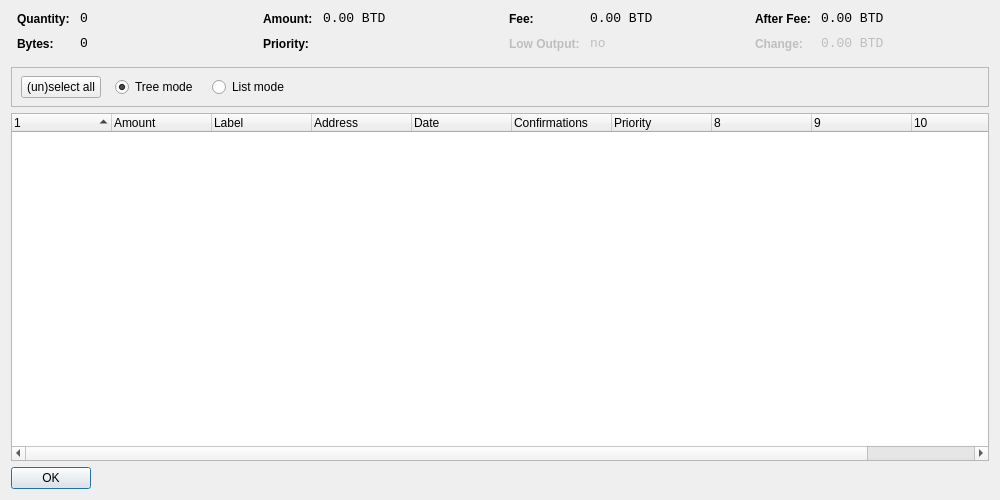
<?xml version="1.0" encoding="UTF-8"?>
<ui version="4.0">
 <class>CoinControlDialog</class>
 <widget class="QDialog" name="CoinControlDialog">
  <property name="geometry">
   <rect>
    <x>0</x>
    <y>0</y>
    <width>1000</width>
    <height>500</height>
   </rect>
  </property>
  <property name="windowTitle">
   <string>Coin Control</string>
  </property>
  <layout class="QVBoxLayout" name="verticalLayout">
   <item>
    <layout class="QHBoxLayout" name="horizontalLayoutTop" stretch="0,0,0,0">
     <property name="topMargin">
      <number>0</number>
     </property>
     <property name="bottomMargin">
      <number>10</number>
     </property>
     <item>
      <layout class="QFormLayout" name="formLayoutCoinControl1">
       <property name="horizontalSpacing">
        <number>10</number>
       </property>
       <property name="verticalSpacing">
        <number>10</number>
       </property>
       <property name="leftMargin">
        <number>6</number>
       </property>
       <property name="rightMargin">
        <number>6</number>
       </property>
       <item row="0" column="0">
        <widget class="QLabel" name="labelCoinControlQuantityText">
         <property name="styleSheet">
          <string notr="true">font-weight:bold;</string>
         </property>
         <property name="text">
          <string>Quantity:</string>
         </property>
        </widget>
       </item>
       <item row="0" column="1">
        <widget class="QLabel" name="labelCoinControlQuantity">
         <property name="font">
          <font>
           <family>Monospace</family>
           <pointsize>10</pointsize>
          </font>
         </property>
         <property name="cursor">
          <cursorShape>IBeamCursor</cursorShape>
         </property>
         <property name="contextMenuPolicy">
          <enum>Qt::ActionsContextMenu</enum>
         </property>
         <property name="text">
          <string notr="true">0</string>
         </property>
         <property name="textInteractionFlags">
          <set>Qt::LinksAccessibleByMouse|Qt::TextSelectableByKeyboard|Qt::TextSelectableByMouse</set>
         </property>
        </widget>
       </item>
       <item row="1" column="0">
        <widget class="QLabel" name="labelCoinControlBytesText">
         <property name="styleSheet">
          <string notr="true">font-weight:bold;</string>
         </property>
         <property name="text">
          <string>Bytes:</string>
         </property>
        </widget>
       </item>
       <item row="1" column="1">
        <widget class="QLabel" name="labelCoinControlBytes">
         <property name="font">
          <font>
           <family>Monospace</family>
           <pointsize>10</pointsize>
          </font>
         </property>
         <property name="cursor">
          <cursorShape>IBeamCursor</cursorShape>
         </property>
         <property name="contextMenuPolicy">
          <enum>Qt::ActionsContextMenu</enum>
         </property>
         <property name="text">
          <string notr="true">0</string>
         </property>
         <property name="textInteractionFlags">
          <set>Qt::LinksAccessibleByMouse|Qt::TextSelectableByKeyboard|Qt::TextSelectableByMouse</set>
         </property>
        </widget>
       </item>
      </layout>
     </item>
     <item>
      <layout class="QFormLayout" name="formLayoutCoinControl2">
       <property name="horizontalSpacing">
        <number>10</number>
       </property>
       <property name="verticalSpacing">
        <number>10</number>
       </property>
       <property name="leftMargin">
        <number>6</number>
       </property>
       <property name="rightMargin">
        <number>6</number>
       </property>
       <item row="0" column="0">
        <widget class="QLabel" name="labelCoinControlAmountText">
         <property name="styleSheet">
          <string notr="true">font-weight:bold;</string>
         </property>
         <property name="text">
          <string>Amount:</string>
         </property>
        </widget>
       </item>
       <item row="0" column="1">
        <widget class="QLabel" name="labelCoinControlAmount">
         <property name="font">
          <font>
           <family>Monospace</family>
           <pointsize>10</pointsize>
          </font>
         </property>
         <property name="cursor">
          <cursorShape>IBeamCursor</cursorShape>
         </property>
         <property name="contextMenuPolicy">
          <enum>Qt::ActionsContextMenu</enum>
         </property>
         <property name="text">
          <string notr="true">0.00 BTD</string>
         </property>
         <property name="textInteractionFlags">
          <set>Qt::LinksAccessibleByMouse|Qt::TextSelectableByKeyboard|Qt::TextSelectableByMouse</set>
         </property>
        </widget>
       </item>
       <item row="1" column="0">
        <widget class="QLabel" name="labelCoinControlPriorityText">
         <property name="styleSheet">
          <string notr="true">font-weight:bold;</string>
         </property>
         <property name="text">
          <string>Priority:</string>
         </property>
        </widget>
       </item>
       <item row="1" column="1">
        <widget class="QLabel" name="labelCoinControlPriority">
         <property name="font">
          <font>
           <family>Monospace</family>
           <pointsize>10</pointsize>
          </font>
         </property>
         <property name="cursor">
          <cursorShape>IBeamCursor</cursorShape>
         </property>
         <property name="contextMenuPolicy">
          <enum>Qt::ActionsContextMenu</enum>
         </property>
         <property name="text">
          <string/>
         </property>
         <property name="textInteractionFlags">
          <set>Qt::LinksAccessibleByMouse|Qt::TextSelectableByKeyboard|Qt::TextSelectableByMouse</set>
         </property>
        </widget>
       </item>
      </layout>
     </item>
     <item>
      <layout class="QFormLayout" name="formLayoutCoinControl3">
       <property name="horizontalSpacing">
        <number>10</number>
       </property>
       <property name="verticalSpacing">
        <number>10</number>
       </property>
       <property name="leftMargin">
        <number>6</number>
       </property>
       <property name="rightMargin">
        <number>6</number>
       </property>
       <item row="0" column="0">
        <widget class="QLabel" name="labelCoinControlFeeText">
         <property name="styleSheet">
          <string notr="true">font-weight:bold;</string>
         </property>
         <property name="text">
          <string>Fee:</string>
         </property>
        </widget>
       </item>
       <item row="0" column="1">
        <widget class="QLabel" name="labelCoinControlFee">
         <property name="font">
          <font>
           <family>Monospace</family>
           <pointsize>10</pointsize>
          </font>
         </property>
         <property name="cursor">
          <cursorShape>IBeamCursor</cursorShape>
         </property>
         <property name="contextMenuPolicy">
          <enum>Qt::ActionsContextMenu</enum>
         </property>
         <property name="text">
          <string notr="true">0.00 BTD</string>
         </property>
         <property name="textInteractionFlags">
          <set>Qt::LinksAccessibleByMouse|Qt::TextSelectableByKeyboard|Qt::TextSelectableByMouse</set>
         </property>
        </widget>
       </item>
       <item row="1" column="0">
        <widget class="QLabel" name="labelCoinControlLowOutputText">
         <property name="enabled">
          <bool>false</bool>
         </property>
         <property name="styleSheet">
          <string notr="true">font-weight:bold;</string>
         </property>
         <property name="text">
          <string>Low Output:</string>
         </property>
        </widget>
       </item>
       <item row="1" column="1">
        <widget class="QLabel" name="labelCoinControlLowOutput">
         <property name="enabled">
          <bool>false</bool>
         </property>
         <property name="font">
          <font>
           <family>Monospace</family>
           <pointsize>10</pointsize>
          </font>
         </property>
         <property name="cursor">
          <cursorShape>IBeamCursor</cursorShape>
         </property>
         <property name="contextMenuPolicy">
          <enum>Qt::ActionsContextMenu</enum>
         </property>
         <property name="text">
          <string notr="true">no</string>
         </property>
         <property name="textInteractionFlags">
          <set>Qt::LinksAccessibleByMouse|Qt::TextSelectableByKeyboard|Qt::TextSelectableByMouse</set>
         </property>
        </widget>
       </item>
      </layout>
     </item>
     <item>
      <layout class="QFormLayout" name="formLayoutCoinControl4">
       <property name="horizontalSpacing">
        <number>10</number>
       </property>
       <property name="verticalSpacing">
        <number>10</number>
       </property>
       <property name="leftMargin">
        <number>6</number>
       </property>
       <property name="rightMargin">
        <number>6</number>
       </property>
       <item row="0" column="0">
        <widget class="QLabel" name="labelCoinControlAfterFeeText">
         <property name="styleSheet">
          <string notr="true">font-weight:bold;</string>
         </property>
         <property name="text">
          <string>After Fee:</string>
         </property>
        </widget>
       </item>
       <item row="0" column="1">
        <widget class="QLabel" name="labelCoinControlAfterFee">
         <property name="font">
          <font>
           <family>Monospace</family>
           <pointsize>10</pointsize>
          </font>
         </property>
         <property name="cursor">
          <cursorShape>IBeamCursor</cursorShape>
         </property>
         <property name="contextMenuPolicy">
          <enum>Qt::ActionsContextMenu</enum>
         </property>
         <property name="text">
          <string notr="true">0.00 BTD</string>
         </property>
         <property name="textInteractionFlags">
          <set>Qt::LinksAccessibleByMouse|Qt::TextSelectableByKeyboard|Qt::TextSelectableByMouse</set>
         </property>
        </widget>
       </item>
       <item row="1" column="0">
        <widget class="QLabel" name="labelCoinControlChangeText">
         <property name="enabled">
          <bool>false</bool>
         </property>
         <property name="styleSheet">
          <string notr="true">font-weight:bold;</string>
         </property>
         <property name="text">
          <string>Change:</string>
         </property>
        </widget>
       </item>
       <item row="1" column="1">
        <widget class="QLabel" name="labelCoinControlChange">
         <property name="enabled">
          <bool>false</bool>
         </property>
         <property name="font">
          <font>
           <family>Monospace</family>
           <pointsize>10</pointsize>
          </font>
         </property>
         <property name="cursor">
          <cursorShape>IBeamCursor</cursorShape>
         </property>
         <property name="contextMenuPolicy">
          <enum>Qt::ActionsContextMenu</enum>
         </property>
         <property name="text">
          <string notr="true">0.00 BTD</string>
         </property>
         <property name="textInteractionFlags">
          <set>Qt::LinksAccessibleByMouse|Qt::TextSelectableByKeyboard|Qt::TextSelectableByMouse</set>
         </property>
        </widget>
       </item>
      </layout>
     </item>
    </layout>
   </item>
   <item>
    <widget class="QFrame" name="frame">
     <property name="minimumSize">
      <size>
       <width>0</width>
       <height>40</height>
      </size>
     </property>
     <property name="frameShape">
      <enum>QFrame::StyledPanel</enum>
     </property>
     <property name="frameShadow">
      <enum>QFrame::Sunken</enum>
     </property>
     <widget class="QWidget" name="horizontalLayoutWidget">
      <property name="geometry">
       <rect>
        <x>10</x>
        <y>0</y>
        <width>781</width>
        <height>41</height>
       </rect>
      </property>
      <layout class="QHBoxLayout" name="horizontalLayoutPanel" stretch="0,0,0,0,0">
       <property name="spacing">
        <number>14</number>
       </property>
       <item>
        <widget class="QPushButton" name="pushButtonSelectAll">
         <property name="sizePolicy">
          <sizepolicy hsizetype="Maximum" vsizetype="Fixed">
           <horstretch>0</horstretch>
           <verstretch>0</verstretch>
          </sizepolicy>
         </property>
         <property name="text">
          <string>(un)select all</string>
         </property>
        </widget>
       </item>
       <item>
        <widget class="QRadioButton" name="radioTreeMode">
         <property name="sizePolicy">
          <sizepolicy hsizetype="Maximum" vsizetype="Fixed">
           <horstretch>0</horstretch>
           <verstretch>0</verstretch>
          </sizepolicy>
         </property>
         <property name="text">
          <string>Tree mode</string>
         </property>
         <property name="checked">
          <bool>true</bool>
         </property>
        </widget>
       </item>
       <item>
        <widget class="QRadioButton" name="radioListMode">
         <property name="sizePolicy">
          <sizepolicy hsizetype="Maximum" vsizetype="Fixed">
           <horstretch>0</horstretch>
           <verstretch>0</verstretch>
          </sizepolicy>
         </property>
         <property name="text">
          <string>List mode</string>
         </property>
        </widget>
       </item>
       <item>
        <spacer name="horizontalSpacer">
         <property name="orientation">
          <enum>Qt::Horizontal</enum>
         </property>
         <property name="sizeHint" stdset="0">
          <size>
           <width>40</width>
           <height>20</height>
          </size>
         </property>
        </spacer>
       </item>
      </layout>
     </widget>
    </widget>
   </item>
   <item>
    <widget class="CoinControlTreeWidget" name="treeWidget">
     <property name="contextMenuPolicy">
      <enum>Qt::CustomContextMenu</enum>
     </property>
     <property name="sortingEnabled">
      <bool>false</bool>
     </property>
     <property name="columnCount">
      <number>11</number>
     </property>
     <attribute name="headerShowSortIndicator" stdset="0">
      <bool>true</bool>
     </attribute>
     <attribute name="headerStretchLastSection">
      <bool>false</bool>
     </attribute>
     <column>
      <property name="text">
       <string/>
      </property>
     </column>
     <column>
      <property name="text">
       <string>Amount</string>
      </property>
     </column>
     <column>
      <property name="text">
       <string>Label</string>
      </property>
     </column>
     <column>
      <property name="text">
       <string>Address</string>
      </property>
     </column>
     <column>
      <property name="text">
       <string>Date</string>
      </property>
     </column>
     <column>
      <property name="text">
       <string>Confirmations</string>
      </property>
      <property name="toolTip">
       <string>Confirmed</string>
      </property>
     </column>
     <column>
      <property name="text">
       <string>Priority</string>
      </property>
     </column>
     <column>
      <property name="text">
       <string/>
      </property>
     </column>
     <column>
      <property name="text">
       <string/>
      </property>
     </column>
     <column>
      <property name="text">
       <string/>
      </property>
     </column>
     <column>
      <property name="text">
       <string/>
      </property>
     </column>
    </widget>
   </item>
   <item>
    <widget class="QDialogButtonBox" name="buttonBox">
     <property name="sizePolicy">
      <sizepolicy hsizetype="Maximum" vsizetype="Fixed">
       <horstretch>0</horstretch>
       <verstretch>0</verstretch>
      </sizepolicy>
     </property>
     <property name="orientation">
      <enum>Qt::Horizontal</enum>
     </property>
     <property name="standardButtons">
      <set>QDialogButtonBox::Ok</set>
     </property>
    </widget>
   </item>
  </layout>
 </widget>
 <customwidgets>
  <customwidget>
   <class>CoinControlTreeWidget</class>
   <extends>QTreeWidget</extends>
   <header>coincontroltreewidget.h</header>
  </customwidget>
 </customwidgets>
 <resources/>
 <connections/>
</ui>
